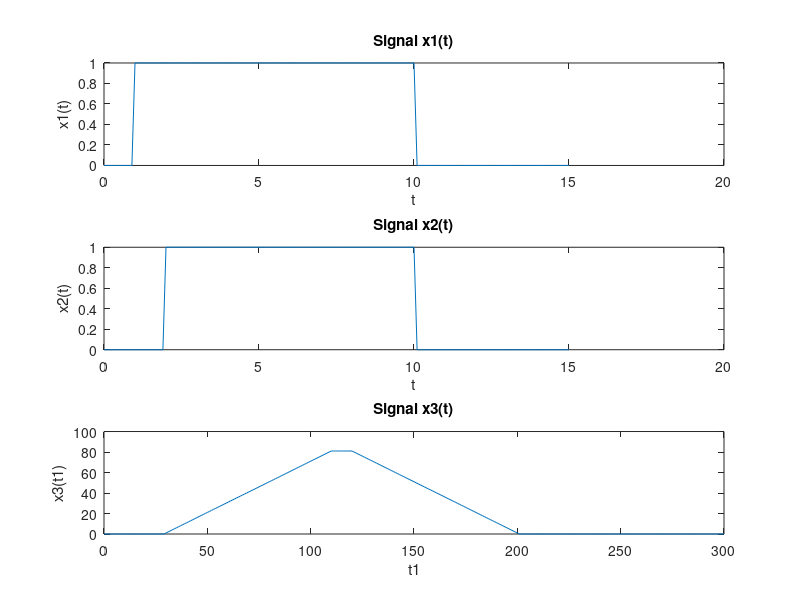

Write MATLAB code to recreate this figure.
%"Study of Convolution of two continuous time domain signals...
%...x1(t)=1 for t>=1 and t<=10...
%...x2(t)=1 for t>=2 and t<=10"
clc;

t=0:0.1:15; %Defining the length of time 't'
l=length(t) %Finding the length of time
x1 = 1.*(t>=1 & t<=10); %Defining the signal x1(t)
l1 = length(x1) %Finding the length of signal x1(t)
x2 = 1.*(t>=2 & t<=10); %Defining the signal x2(t)
l2 = length(x2) %Finding the length of signal x2(t)
x3 = conv(x1,x2); %Finding the convolution of x1(t) & x2(t)
l3 = length(x3) %Finding the length of signal x3(t)
t1=0:l3-1; %Defining the length of time 't1'
subplot(3,1,1); %Plot x1(t) versus t
plot(t,x1);
title('Signal x1(t)');
xlabel('t');
ylabel('x1(t)');
subplot(3,1,2); %Plot x2(t) versus t
plot(t,x2);
title('Signal x2(t)');
xlabel('t');
ylabel('x2(t)');
subplot(3,1,3); %Plot x3(t) versus t1
plot(t1,x3);
title('Signal x3(t)');
xlabel('t1');
ylabel('x3(t1)');